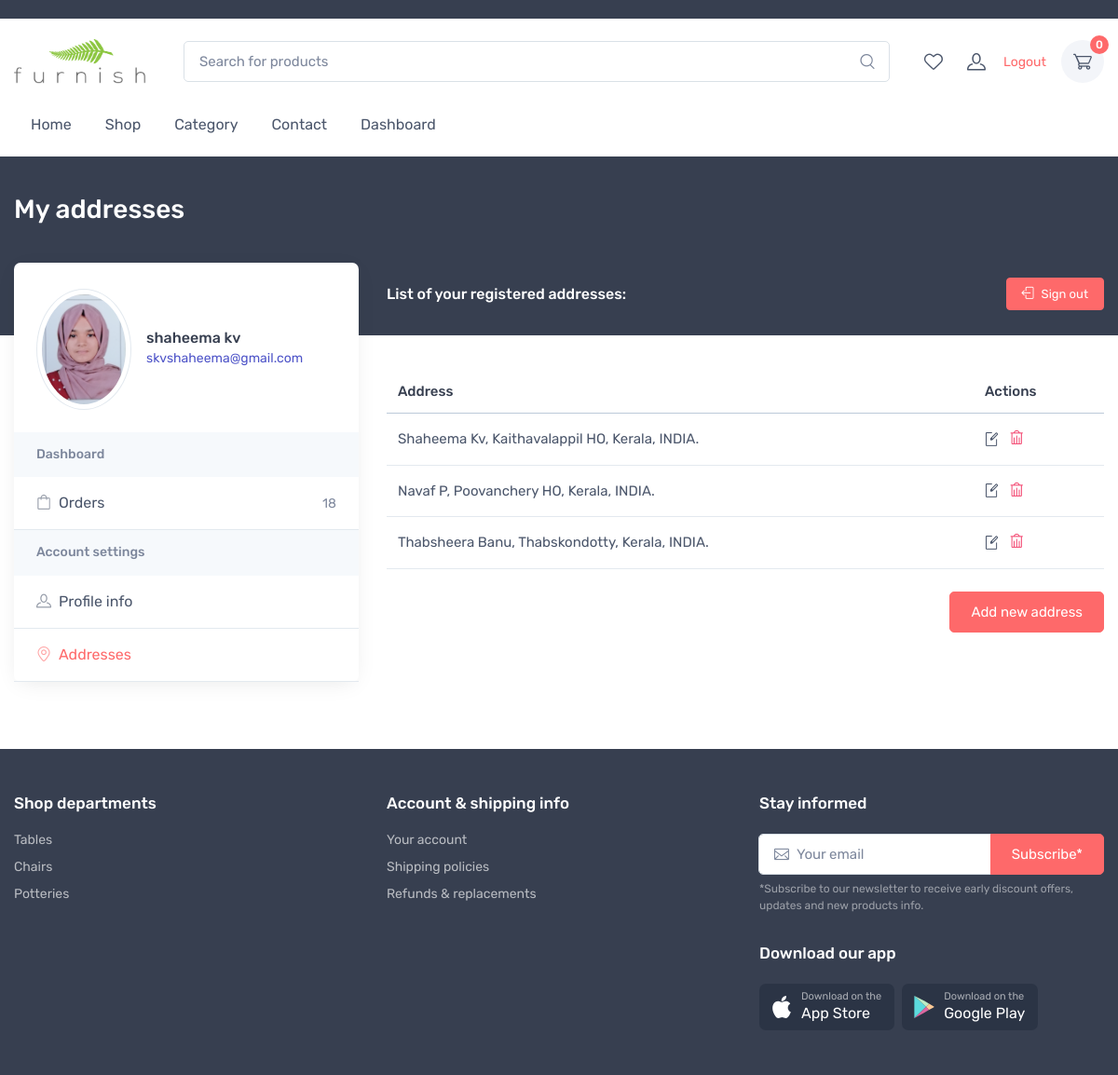
The app's page /my_addresses/ (signed in) with its own data.
### order/models.py (models this page shows)
class Address(models.Model):
    user = models.ForeignKey(User, on_delete=models.CASCADE)
    first_name = models.CharField(max_length=50)
    last_name = models.CharField(max_length=50)
    phone = models.CharField(max_length=150)
    email = models.CharField(max_length=100)
    address = models.CharField(max_length=100,null=False)
    city = models.CharField(max_length=100)
    state = models.CharField(max_length=100)
    country = models.CharField(max_length=100)
    postal_code = models.CharField(max_length=100)

### accounts/views.py (the view)
# urls.py: path('my_addresses/',views.my_addresses,name='my_addresses'),
@login_required(login_url='signin')
def my_addresses(request):
    orders = Order.objects.order_by('created_at').filter(user_id=request.user.id, is_ordered=True)
    orders_count = orders.count()
    try:
        userprofile = UserProfile.objects.get(user_id=request.user.id)
    except UserProfile.DoesNotExist:
        userprofile = None
    address = Address.objects.filter(user=request.user)
    try:
        profile_picture_url = userprofile.profile_picture.url  # Get the URL to the saved image
    except:
        profile_picture_url = None
    context={
        'profile_picture_url': profile_picture_url,
        'orders_count': orders_count,
        'address' : address,
    }
    return render(request, 'user_profile/account-address.html', context)

### cart/context_processors.py (called while the page is built)
def counter(request):
    cart_count = 0
    if 'admin' in request.path:
        return {}
    else:
        try:
            cart = Cart.objects.filter(cart_id=_cart_id(request))
            if request.user.is_authenticated:
                cart_items = CartItem.objects.all().filter(user=request.user)
            else:
                cart_items = CartItem.objects.all().filter(cart=cart[:1])
            for cart_item in cart_items:
                cart_count += cart_item.quantity
        except Cart.DoesNotExist:
            cart_count = 0
    return dict(cart_count=cart_count)

def wish_counter(request):
    wish_count = 0
    if 'admin' in request.path:
        return {}
    else:
        try:
            cart = Cart.objects.filter(cart_id=_cart_id(request))
            if request.user.is_authenticated:
                wishitem = Wishlist.objects.all().filter(user=request.user)
            else:
                wishitem = Wishlist.objects.all().filter(cart=cart[:1])
            for item in wishitem:
                wish_count += 1
        except Cart.DoesNotExist:
            wish_count = 0
    return dict(wish_count=wish_count)

### cart/views.py (called while the page is built)
def _cart_id(request):
    cart = request.session.session_key
    if not cart:
        cart = request.session.create()
    return cart

### category/context_processors.py (called while the page is built)
def menu_links(request):
    links = Categorie.objects.all()
    return dict(links=links)

### templates/user_profile/account-address.html (shortened to what this page needs)
{% extends 'base.html' %}
{% load static %}
{% block content %}
      <div class="page-title-overlap bg-dark pt-4">
        <div class="container d-lg-flex justify-content-between py-2 py-lg-3">
          <div class="order-lg-1 pe-lg-4 text-center text-lg-start">
            <h1 class="h3 text-light mb-0">My addresses</h1>
          </div>
        </div>
      </div>
      <div class="container pb-5 mb-2 mb-md-4">
        <div class="row">
          {% include 'user_profile/account-sidebar.html' %}
          <section class="col-lg-8">
            <div class="d-none d-lg-flex justify-content-between align-items-center pt-lg-3 pb-4 pb-lg-5 mb-lg-3">
              <h6 class="fs-base text-light mb-0">List of your registered addresses:</h6><a class="btn btn-primary btn-sm" href="{% url 'signout'  %}"><i class="ci-sign-out me-2"></i>Sign out</a>
            </div>
            {% if address %}
            <div class="table-responsive fs-md">
              <table class="table table-hover mb-0">
                <thead>
                  <tr>
                    <th>Address</th>
                    <th>Actions</th>
                  </tr>
                </thead>
                <tbody>
                  {% for ad in address %}
                  <tr>
                    <td class="py-3 align-middle" href="#order-details" class="nav-link-style fw-medium fs-sm" data-bs-toggle="modal">{{ad.first_name | capfirst }} {{ad.last_name | capfirst }}, {{ad.address | capfirst }}, {{ad.state | capfirst }}, {{ad.country | upper }}.</td>
                    <td class="py-3 align-middle">
                      <a class="nav-link-style me-2" href="{% url 'edit_address' ad.id %}" data-bs-toggle="tooltip" title="Edit"><i class="ci-edit"></i></a>
                      <a class="nav-link-style text-danger" href="{% url 'delete_address' ad.id  %}" data-bs-toggle="tooltip" title="Remove"><div class="ci-trash"></div></a>
                    </td>
                  </tr>
<div class="modal fade" id="order-details">
                  {% endfor %}
                </tbody>
              </table>
            </div>
            {% else %}
              <p class="text-faded"> You have Not added any addresses Yet! <p>
            {% endif %}
            <div class="text-sm-end pt-4"><a class="btn btn-primary" href="{% url 'add_address' %}" >Add new address</a></div>
          </section>
        </div>
      </div>
    </main>
    {% endblock %}

### templates/user_profile/account-sidebar.html (shortened to what this page needs)
{% load static %}
<aside class="col-lg-4 pt-4 pt-lg-0 pe-xl-5">
    <div class="bg-white rounded-3 shadow-lg pt-1 mb-5 mb-lg-0">
      <div class="d-md-flex justify-content-between align-items-center text-center text-md-start p-4">
        <div class="d-md-flex align-items-center">
          <div class="img-thumbnail rounded-circle position-relative flex-shrink-0 mx-auto mb-2 mx-md-0 mb-md-0" style="width: 6.375rem;">
            <img class="rounded-circle"{% if profile_picture_url %} src="{{profile_picture_url}}" {% else %} src="{% static 'img/profile.png' %}" {% endif %} alt="{{user.get_full_name}}"></div>
          <div class="ps-md-3">
            <h3 class="fs-base mb-0">{{user.get_full_name}}</h3><span class="text-accent fs-sm">{{user.username}}</span>
          </div>
        </div><a class="btn btn-primary d-lg-none mb-2 mt-3 mt-md-0" href="#account-menu" data-bs-toggle="collapse" aria-expanded="false">Account menu</a>
      </div>
      <div class="d-lg-block collapse" id="account-menu">
        <div class="bg-secondary px-4 py-3">
          <h3 class="fs-sm mb-0 text-muted">Dashboard</h3>
        </div>
        <ul class="list-unstyled mb-0">
          <li class="border-bottom mb-0"><a class="nav-link-style d-flex align-items-center px-4 py-3 {% if '/my_orders/' == request.path %} active {% endif %} " href="{% url 'my_orders' %}"><i class="ci-bag opacity-60 me-2"></i>Orders<span class="fs-sm text-muted ms-auto">{{orders_count}}</span></a></li>
        </ul>
        <div class="bg-secondary px-4 py-3">
          <h3 class="fs-sm mb-0 text-muted">Account settings</h3>
        </div>
        <ul class="list-unstyled mb-0">
          <li class="border-bottom mb-0"><a class="nav-link-style d-flex align-items-center px-4 py-3 {% if '/account_profile/' == request.path %} active {% endif %}" href="{% url 'account_profile' %}"><i class="ci-user opacity-60 me-2"></i>Profile info</a></li>
          <li class="border-bottom mb-0"><a class="nav-link-style d-flex align-items-center px-4 py-3 {% if '/my_addresses/' == request.path %} active {% endif %} " href="{% url 'my_addresses' %}"><i class="ci-location opacity-60 me-2"></i>Addresses</a></li>
        </ul>
      </div>
    </div>
  </aside>

### records on screen
Address: first_name "Shaheema", last_name "Kv", address "Kaithavalappil HO", state "Kerala", country "INDIA"
Address: first_name "Navaf", last_name "P", address "Poovanchery HO", state "Kerala", country "INDIA"
Address: first_name "Thabsheera", last_name "Banu", address "Thabskondotty", state "Kerala", country "INDIA"

### other values on screen
{{ cart_count }} "0"
{{ user.get_full_name }} "shaheema kv"
{{ user.username }} "skvshaheema@gmail.com"
{{ orders_count }} "18"
